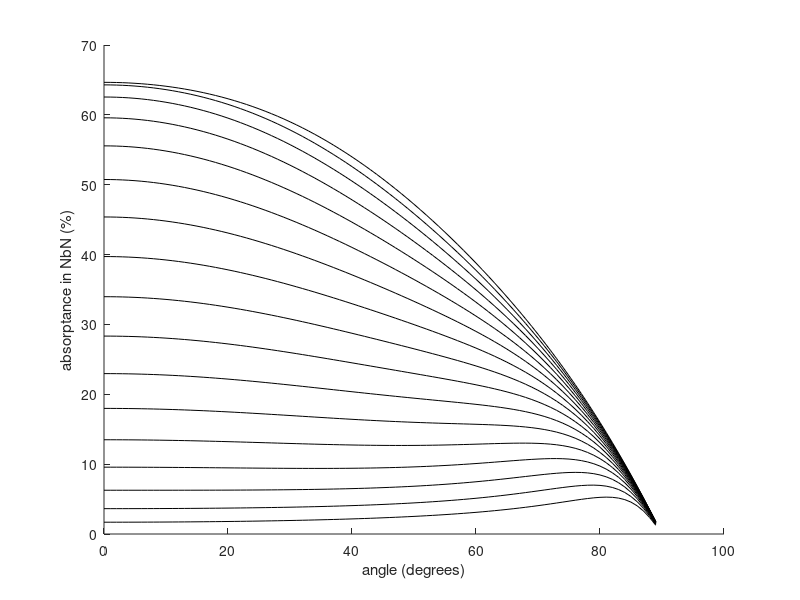

Write the MATLAB code that produced this figure.
%Multiple angle model based on Knittel (Optics of Thin Films)

%TM, parallel, p-polarization: electric field in plane of incidence
%TE, perpendicular, s-polarization: electric field perpendicular to plane
%of incidence
clear all
lambda0 = 1550; %all distances are in nanometers

n1 = 1.5;

n_NbN = 5.23-5.82*1i;
n_air =1;
fill_factor = 0.4;
epsilon_weighted_NbN = fill_factor*(n_NbN^2)+(1-fill_factor)*(n_air^2);
n2 = sqrt(epsilon_weighted_NbN);
d2 = 4;

imeps = (8.85418782*10^-12)*imag(n2^2);
c = 3*10^8; %c in m/s
omega = 2*pi*c/(lambda0*10^-9);

n3 = 2.217;
d3 = 20;
figure
for d3=0:10:160
    

n4 = 0.55-11.5*1i;
d4 = 120;
n5 = 1;

max = 90;

angle = zeros(max,1);
Rplot = zeros(max,1);
Tplot = zeros(max,1);
A_NbN = zeros(max,1);
A_gold = zeros(max,1);

%P-polarization math
for count = 1:1:max
    
   theta1 = (count-1)*pi/180;
   theta2 = asin((n1/n2)*sin(theta1));
   theta3 = asin((n1/n3)*sin(theta1));
   theta4 = asin((n1/n4)*sin(theta1));
   theta5 = asin((n1/n5)*sin(theta1));
   
   Y1 = n1/cos(theta1);
   Y2 = n2/cos(theta2);
   Y3 = n3/cos(theta3);
   Y4 = n4/cos(theta4);
   Y5 = n5/cos(theta5);
   
   phi2 = 2*pi*n2*d2*cos(theta2)/lambda0;
   phi3 = 2*pi*n3*d3*cos(theta3)/lambda0;
   phi4 = 2*pi*n4*d4*cos(theta4)/lambda0;
   
   W12 = 0.5*[1+(Y2/Y1) 1-(Y2/Y1); 1-(Y2/Y1) 1+(Y2/Y1)];
   U2 = [exp(1i*phi2) 0;0 exp(-1i*phi2)];
   W23 = 0.5*[1+(Y3/Y2) 1-(Y3/Y2); 1-(Y3/Y2) 1+(Y3/Y2)];
   U3 = [exp(1i*phi3) 0;0 exp(-1i*phi3)];
   W34 = 0.5*[1+(Y4/Y3) 1-(Y4/Y3); 1-(Y4/Y3) 1+(Y4/Y3)];
   U4 = [exp(1i*phi4) 0;0 exp(-1i*phi4)];
   W45 = 0.5*[1+(Y5/Y4) 1-(Y5/Y4); 1-(Y5/Y4) 1+(Y5/Y4)];
   
   M = W12*U2*W23*U3*W34*U4*W45;
   
   a=cos(theta1)/cos(theta5);
   
   R = abs(M(2,1)/M(1,1))^2;
   T = (n5*cos(theta5)/(n1*cos(theta1)))*abs(a/M(1,1))^2;
   
   %absorptance in NbN
   matrix = W23*U3*W34*U4*W45;
   AB = matrix*[abs(1/M(1,1)) 0]';
   d = d2*10^-9; %d is in meters
   X = 0:d/1000:d;
   k_NbNm = (n2*2*pi*cos(theta2))/(lambda0*10^9); %k_NbN in meters, not nm
   Y = abs(AB(1)*exp(-1i*k_NbNm*(X-d))+AB(2)*exp(1i*k_NbNm*(X-d))).^2;
   Z = trapz(X,Y);
   irradiance = n1*c*(8.85418782*10^-12)*0.5*cos(theta2)/cos(theta1);%need to include n_substrate for agreement with previous simulations
   Q = 0.5*omega*imeps*Z/irradiance;
   A_NbN(count) = -100*Q;
   
   angle(count) = theta1*180/pi;
   Rplot(count) = R*100;
   Tplot(count) = T*100;
   
end

%S-polarization math
% for count = 1:1:max
%     
%    theta1 = (count-1)*pi/180;
%    theta2 = asin((n1/n2)*sin(theta1));
%    theta3 = asin((n1/n3)*sin(theta1));
%    theta4 = asin((n1/n4)*sin(theta1));
%    theta5 = asin((n1/n5)*sin(theta1));
%    
%    Y1 = -n1*cos(theta1);
%    Y2 = -n2*cos(theta2);
%    Y3 = -n3*cos(theta3);
%    Y4 = -n4*cos(theta4);
%    Y5 = -n5*cos(theta5);
%    
%    phi2 = 2*pi*n2*d2*cos(theta2)/lambda0;
%    phi3 = 2*pi*n3*d3*cos(theta3)/lambda0;
%    phi4 = 2*pi*n4*d4*cos(theta4)/lambda0;
%    
%    W12 = 0.5*[1+(Y2/Y1) 1-(Y2/Y1); 1-(Y2/Y1) 1+(Y2/Y1)];
%    U2 = [exp(1i*phi2) 0;0 exp(-1i*phi2)];
%    W23 = 0.5*[1+(Y3/Y2) 1-(Y3/Y2); 1-(Y3/Y2) 1+(Y3/Y2)];
%    U3 = [exp(1i*phi3) 0;0 exp(-1i*phi3)];
%    W34 = 0.5*[1+(Y4/Y3) 1-(Y4/Y3); 1-(Y4/Y3) 1+(Y4/Y3)];
%    U4 = [exp(1i*phi4) 0;0 exp(-1i*phi4)];
%    W45 = 0.5*[1+(Y5/Y4) 1-(Y5/Y4); 1-(Y5/Y4) 1+(Y5/Y4)];
%    
%    M = W12*U2*W23*U3*W34*U4*W45;
%    
%    R = abs(M(2,1)/M(1,1))^2;
%    T = (n3*cos(theta3)/(n1*cos(theta1)))*abs(1/M(1,1))^2;
%    
%    %absorptance in NbN
%    matrix = W23*U3*W34*U4*W45;
%    AB = matrix*[abs(1/M(1,1)) 0]';
%    d = d2*10^-9; %d is in meters
%    X = 0:d/1000:d;
%    k_NbNm = (n2*2*pi*cos(theta2))/(lambda0*10^9); %k_NbN in meters, not nm
%    Y = abs(AB(1)*exp(-1i*k_NbNm*(X-d))+AB(2)*exp(1i*k_NbNm*(X-d))).^2;
%    Z = trapz(X,Y);
%    irradiance = n1*c*(8.85418782*10^-12)*0.5*cos(theta2)/cos(theta1);%need to include n_substrate for agreement with previous simulations
%    Q = 0.5*omega*imeps*Z/irradiance;
%    A_NbN(count) = -100*Q;
%    
%    angle(count) = theta1*180/pi;
%    Rplot(count) = R*100;
%    Tplot(count) = T*100;
   
% end

hold on
plot(angle, A_NbN, 'k-')
xlabel('angle (degrees)')
ylabel('absorptance in NbN (%)')
end